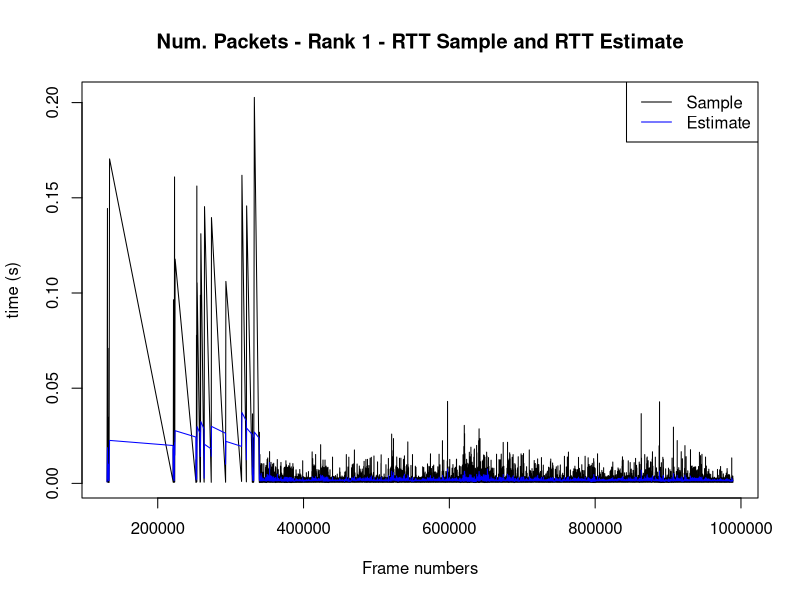
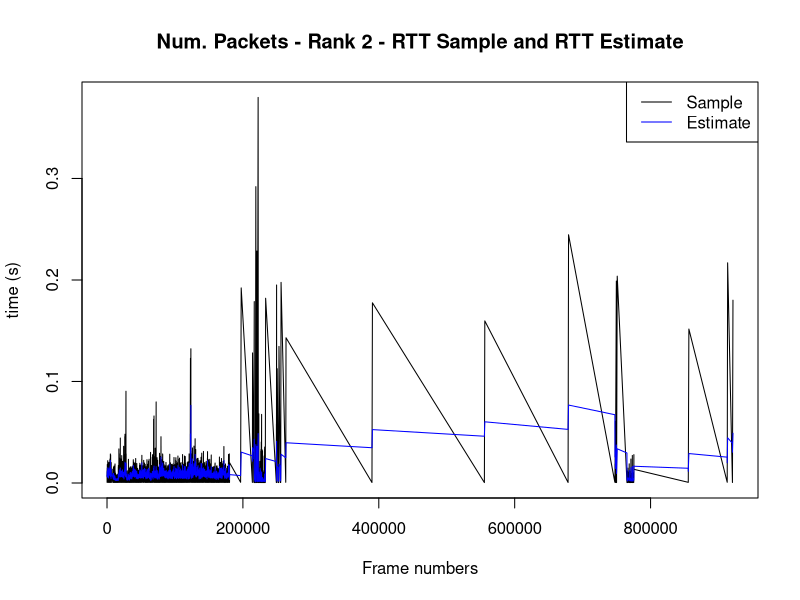
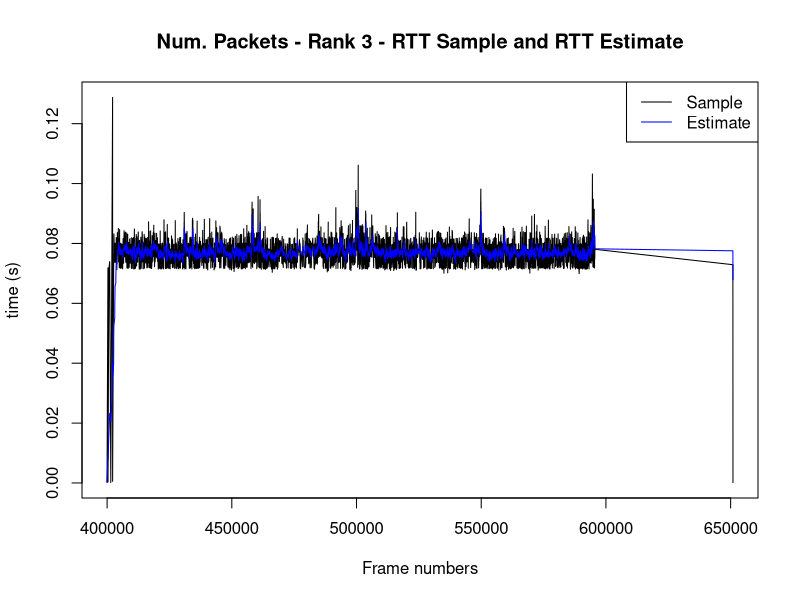
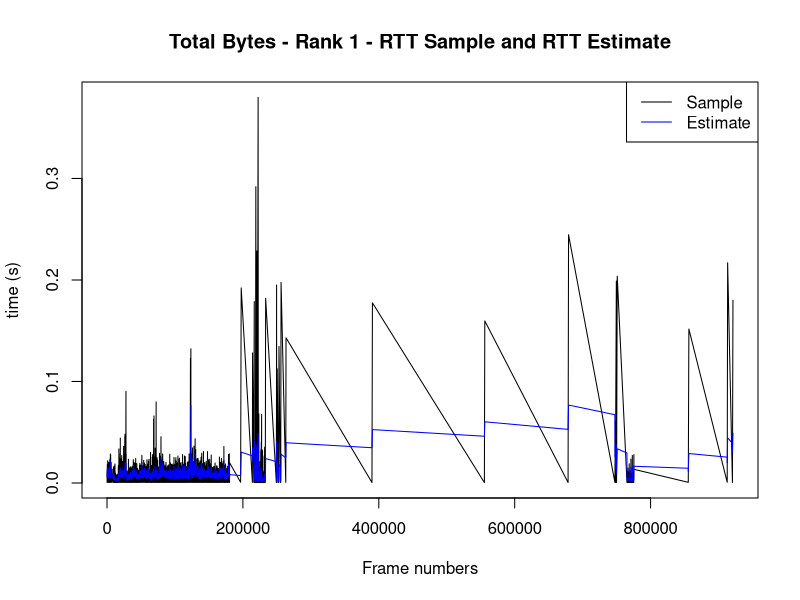
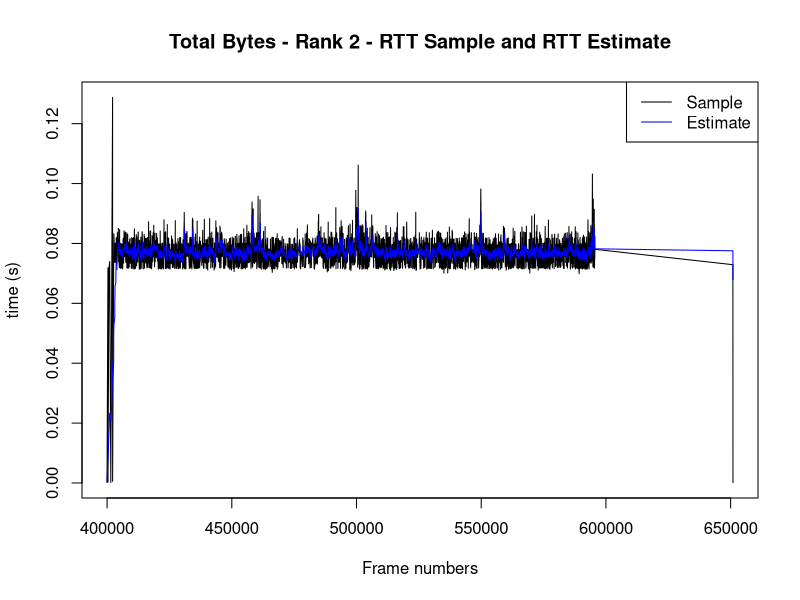
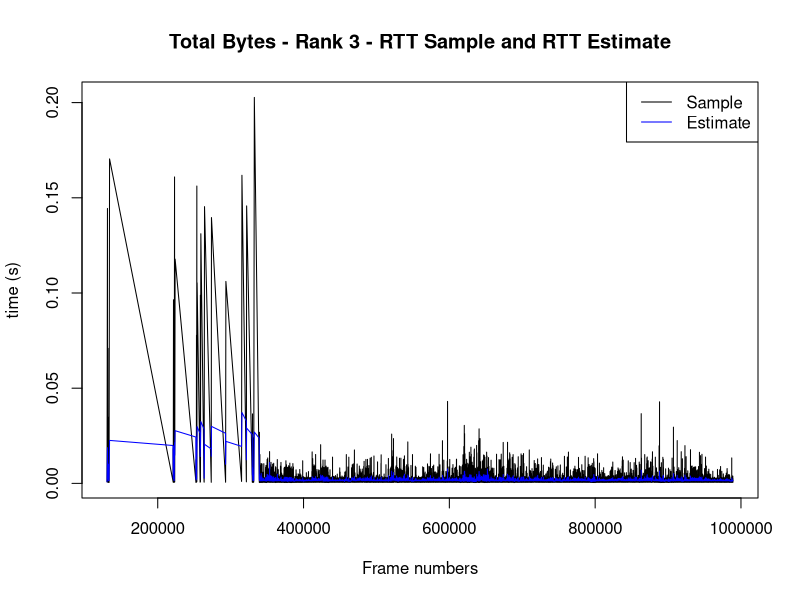
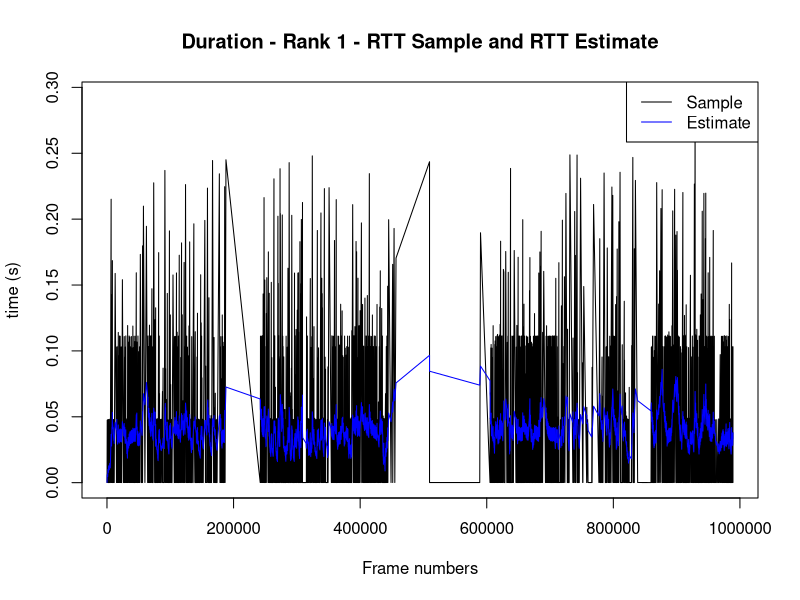
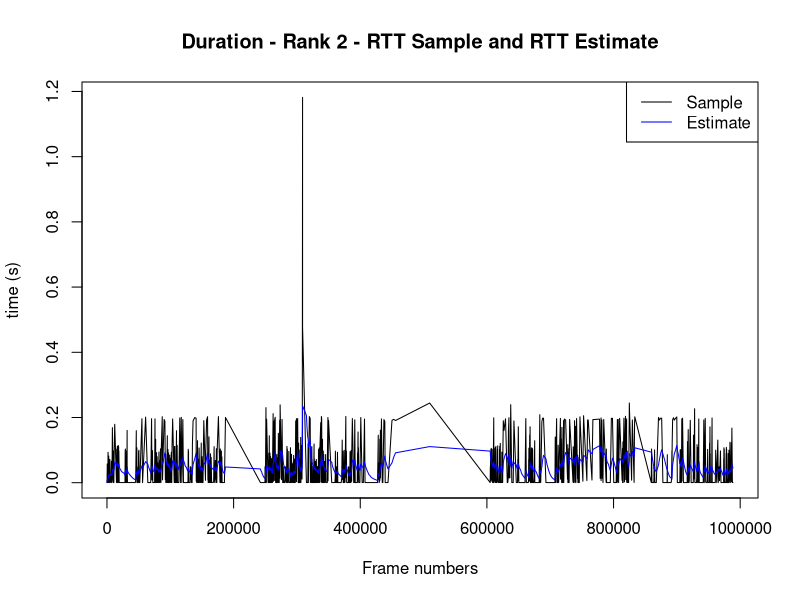

Reproduce these figures in R, in order.
options("scipen" = 10)
data = read.csv(file="../../data/rtt/numpak/r1est.csv", header=FALSE, sep=",")

frame_number = data$V1
rtt_sample = data$V2
rtt_est = data$V3

plot(frame_number, rtt_sample, type="l", xlab="Frame numbers", ylab="time (s)", main="Num. Packets - Rank 1 - RTT Sample and RTT Estimate")
lines(frame_number, rtt_est, col="blue", type="l")
legend('topright', legend=c("Sample", "Estimate"), col=c("black", "blue"), lty=1)

dev.print(png, '../../plots/rtt/numpak/r1.png', width=500)
dev.off()

data = read.csv(file="../../data/rtt/numpak/r2est.csv", header=FALSE, sep=",")
frame_number = data$V1
rtt_sample = data$V2
rtt_est = data$V3

plot(frame_number, rtt_sample, type="l", xlab="Frame numbers", ylab="time (s)", main="Num. Packets - Rank 2 - RTT Sample and RTT Estimate")
lines(frame_number, rtt_est, col="blue", type="l")
legend('topright', legend=c("Sample", "Estimate"), col=c("black", "blue"), lty=1)

dev.print(png, '../../plots/rtt/numpak/r2.png', width=500)
dev.off()

data = read.csv(file="../../data/rtt/numpak/r3est.csv", header=FALSE, sep=",")
frame_number = data$V1
rtt_sample = data$V2
rtt_est = data$V3

plot(frame_number, rtt_sample, type="l", xlab="Frame numbers", ylab="time (s)", main="Num. Packets - Rank 3 - RTT Sample and RTT Estimate")
lines(frame_number, rtt_est, col="blue", type="l")
legend('topright', legend=c("Sample", "Estimate"), col=c("black", "blue"), lty=1)

dev.print(png, '../../plots/rtt/numpak/r3.png', width=500)
dev.off()

data = read.csv(file="../../data/rtt/bytes/r1est.csv", header=FALSE, sep=",")
frame_number = data$V1
rtt_sample = data$V2
rtt_est = data$V3

plot(frame_number, rtt_sample, type="l", xlab="Frame numbers", ylab="time (s)", main="Total Bytes - Rank 1 - RTT Sample and RTT Estimate")
lines(frame_number, rtt_est, col="blue", type="l")
legend('topright', legend=c("Sample", "Estimate"), col=c("black", "blue"), lty=1)

dev.print(png, '../../plots/rtt/bytes/r1.png', width=500)
dev.off()

data = read.csv(file="../../data/rtt/bytes/r2est.csv", header=FALSE, sep=",")
frame_number = data$V1
rtt_sample = data$V2
rtt_est = data$V3

plot(frame_number, rtt_sample, type="l", xlab="Frame numbers", ylab="time (s)", main="Total Bytes - Rank 2 - RTT Sample and RTT Estimate")
lines(frame_number, rtt_est, col="blue", type="l")
legend('topright', legend=c("Sample", "Estimate"), col=c("black", "blue"), lty=1)

dev.print(png, '../../plots/rtt/bytes/r2.png', width=500)
dev.off()

data = read.csv(file="../../data/rtt/bytes/r3est.csv", header=FALSE, sep=",")
frame_number = data$V1
rtt_sample = data$V2
rtt_est = data$V3

plot(frame_number, rtt_sample, type="l", xlab="Frame numbers", ylab="time (s)", main="Total Bytes - Rank 3 - RTT Sample and RTT Estimate")
lines(frame_number, rtt_est, col="blue", type="l")
legend('topright', legend=c("Sample", "Estimate"), col=c("black", "blue"), lty=1)

dev.print(png, '../../plots/rtt/bytes/r3.png', width=500)
dev.off()

data = read.csv(file="../../data/rtt/dur/r1est.csv", header=FALSE, sep=",")
frame_number = data$V1
rtt_sample = data$V2
rtt_est = data$V3

plot(frame_number, rtt_sample, type="l", xlab="Frame numbers", ylab="time (s)", main="Duration - Rank 1 - RTT Sample and RTT Estimate")
lines(frame_number, rtt_est, col="blue", type="l")
legend('topright', legend=c("Sample", "Estimate"), col=c("black", "blue"), lty=1)

dev.print(png, '../../plots/rtt/dur/r1.png', width=500)
dev.off()

data = read.csv(file="../../data/rtt/dur/r2est.csv", header=FALSE, sep=",")
frame_number = data$V1
rtt_sample = data$V2
rtt_est = data$V3

plot(frame_number, rtt_sample, type="l", xlab="Frame numbers", ylab="time (s)", main="Duration - Rank 2 - RTT Sample and RTT Estimate")
lines(frame_number, rtt_est, col="blue", type="l")
legend('topright', legend=c("Sample", "Estimate"), col=c("black", "blue"), lty=1)

dev.print(png, '../../plots/rtt/dur/r2.png', width=500)
dev.off()

data = read.csv(file="../../data/rtt/dur/r3est.csv", header=FALSE, sep=",")
frame_number = data$V1
rtt_sample = data$V2
rtt_est = data$V3

plot(frame_number, rtt_sample, type="l", xlab="Frame numbers", ylab="time (s)", main="Duration - Rank 3 - RTT Sample and RTT Estimate")
lines(frame_number, rtt_est, col="blue", type="l")
legend('topright', legend=c("Sample", "Estimate"), col=c("black", "blue"), lty=1)

dev.print(png, '../../plots/rtt/dur/r3.png', width=500)
dev.off()
